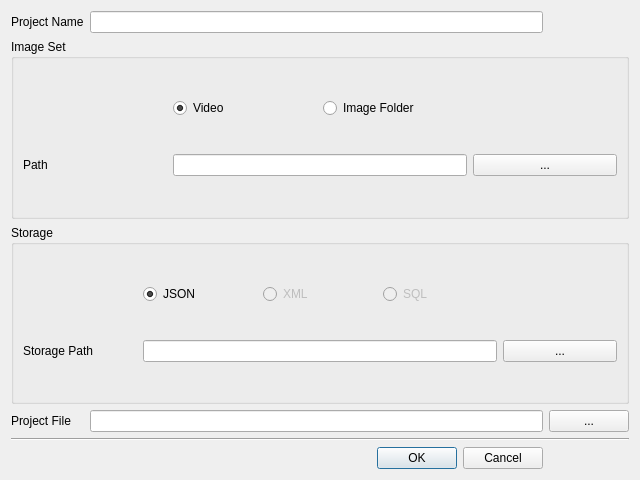
<?xml version="1.0" encoding="UTF-8"?>
<ui version="4.0">
 <class>NewProjectDialog</class>
 <widget class="QDialog" name="NewProjectDialog">
  <property name="geometry">
   <rect>
    <x>0</x>
    <y>0</y>
    <width>640</width>
    <height>480</height>
   </rect>
  </property>
  <property name="windowTitle">
   <string>New Project</string>
  </property>
  <layout class="QGridLayout" name="gridLayout">
   <item row="2" column="0" colspan="3">
    <widget class="QGroupBox" name="groupBox">
     <property name="title">
      <string>Storage</string>
     </property>
     <layout class="QGridLayout" name="gridLayout_2">
      <item row="3" column="0">
       <widget class="QLabel" name="label_3">
        <property name="text">
         <string>Storage Path</string>
        </property>
       </widget>
      </item>
      <item row="3" column="4">
       <widget class="QPushButton" name="storagePathPushButton">
        <property name="text">
         <string>...</string>
        </property>
       </widget>
      </item>
      <item row="3" column="1" colspan="3">
       <widget class="QLineEdit" name="storagePathLineEdit"/>
      </item>
      <item row="0" column="3">
       <widget class="QRadioButton" name="sqlRadioButton">
        <property name="enabled">
         <bool>false</bool>
        </property>
        <property name="text">
         <string>SQL</string>
        </property>
       </widget>
      </item>
      <item row="0" column="2">
       <widget class="QRadioButton" name="xmlRadioButton">
        <property name="enabled">
         <bool>false</bool>
        </property>
        <property name="text">
         <string>XML</string>
        </property>
       </widget>
      </item>
      <item row="0" column="1">
       <widget class="QRadioButton" name="jsonRadioButton">
        <property name="text">
         <string>JSON</string>
        </property>
        <property name="checked">
         <bool>true</bool>
        </property>
       </widget>
      </item>
     </layout>
    </widget>
   </item>
   <item row="0" column="0">
    <widget class="QLabel" name="label">
     <property name="text">
      <string>Project Name</string>
     </property>
    </widget>
   </item>
   <item row="4" column="2">
    <widget class="QPushButton" name="projectFilePushButton">
     <property name="text">
      <string>...</string>
     </property>
    </widget>
   </item>
   <item row="4" column="0">
    <widget class="QLabel" name="label_2">
     <property name="text">
      <string>Project File</string>
     </property>
    </widget>
   </item>
   <item row="5" column="0" colspan="3">
    <widget class="Line" name="line">
     <property name="orientation">
      <enum>Qt::Horizontal</enum>
     </property>
    </widget>
   </item>
   <item row="4" column="1">
    <widget class="QLineEdit" name="projectFileLineEdit"/>
   </item>
   <item row="0" column="1">
    <widget class="QLineEdit" name="projectNameLineEdit"/>
   </item>
   <item row="6" column="1">
    <widget class="QDialogButtonBox" name="buttonBox">
     <property name="orientation">
      <enum>Qt::Horizontal</enum>
     </property>
     <property name="standardButtons">
      <set>QDialogButtonBox::Cancel|QDialogButtonBox::Ok</set>
     </property>
    </widget>
   </item>
   <item row="1" column="0" colspan="3">
    <widget class="QGroupBox" name="groupBox_2">
     <property name="title">
      <string>Image Set</string>
     </property>
     <layout class="QGridLayout" name="gridLayout_3">
      <item row="1" column="2" colspan="2">
       <widget class="QLineEdit" name="imageSetPathLineEdit"/>
      </item>
      <item row="1" column="4">
       <widget class="QPushButton" name="imageSetPathPushButton">
        <property name="text">
         <string>...</string>
        </property>
       </widget>
      </item>
      <item row="0" column="3">
       <widget class="QRadioButton" name="imagesRadioButton">
        <property name="text">
         <string>Image Folder</string>
        </property>
       </widget>
      </item>
      <item row="1" column="0">
       <widget class="QLabel" name="label_4">
        <property name="text">
         <string>Path</string>
        </property>
       </widget>
      </item>
      <item row="0" column="2">
       <widget class="QRadioButton" name="videoRadioButton">
        <property name="text">
         <string>Video</string>
        </property>
        <property name="checked">
         <bool>true</bool>
        </property>
       </widget>
      </item>
     </layout>
    </widget>
   </item>
  </layout>
 </widget>
 <resources/>
 <connections>
  <connection>
   <sender>buttonBox</sender>
   <signal>accepted()</signal>
   <receiver>NewProjectDialog</receiver>
   <slot>accept()</slot>
   <hints>
    <hint type="sourcelabel">
     <x>248</x>
     <y>254</y>
    </hint>
    <hint type="destinationlabel">
     <x>157</x>
     <y>274</y>
    </hint>
   </hints>
  </connection>
  <connection>
   <sender>buttonBox</sender>
   <signal>rejected()</signal>
   <receiver>NewProjectDialog</receiver>
   <slot>reject()</slot>
   <hints>
    <hint type="sourcelabel">
     <x>316</x>
     <y>260</y>
    </hint>
    <hint type="destinationlabel">
     <x>286</x>
     <y>274</y>
    </hint>
   </hints>
  </connection>
 </connections>
</ui>
